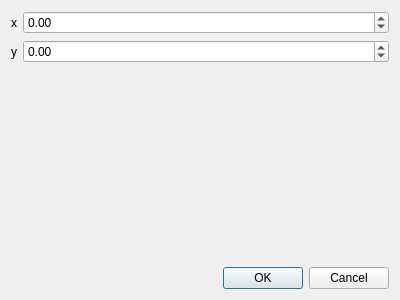
<?xml version="1.0" encoding="UTF-8"?>
<ui version="4.0">
 <class>PointDialog</class>
 <widget class="QDialog" name="PointDialog">
  <property name="geometry">
   <rect>
    <x>0</x>
    <y>0</y>
    <width>400</width>
    <height>300</height>
   </rect>
  </property>
  <property name="windowTitle">
   <string>Dialog</string>
  </property>
  <layout class="QFormLayout" name="formLayout">
   <item row="0" column="0">
    <widget class="QLabel" name="label_x">
     <property name="text">
      <string>x</string>
     </property>
    </widget>
   </item>
   <item row="1" column="0">
    <widget class="QLabel" name="label_y">
     <property name="text">
      <string>y</string>
     </property>
    </widget>
   </item>
   <item row="2" column="0" colspan="2">
    <spacer name="verticalSpacer">
     <property name="orientation">
      <enum>Qt::Vertical</enum>
     </property>
     <property name="sizeHint" stdset="0">
      <size>
       <width>20</width>
       <height>40</height>
      </size>
     </property>
    </spacer>
   </item>
   <item row="3" column="0" colspan="2">
    <widget class="QDialogButtonBox" name="buttonBox">
     <property name="orientation">
      <enum>Qt::Horizontal</enum>
     </property>
     <property name="standardButtons">
      <set>QDialogButtonBox::Cancel|QDialogButtonBox::Ok</set>
     </property>
    </widget>
   </item>
   <item row="1" column="1">
    <widget class="QDoubleSpinBox" name="doublespinbox_y">
     <property name="minimum">
      <double>-1000.000000000000000</double>
     </property>
     <property name="maximum">
      <double>1000.000000000000000</double>
     </property>
    </widget>
   </item>
   <item row="0" column="1">
    <widget class="QDoubleSpinBox" name="doublespinbox_x">
     <property name="minimum">
      <double>-1000.000000000000000</double>
     </property>
     <property name="maximum">
      <double>1000.000000000000000</double>
     </property>
    </widget>
   </item>
  </layout>
 </widget>
 <resources/>
 <connections>
  <connection>
   <sender>buttonBox</sender>
   <signal>accepted()</signal>
   <receiver>PointDialog</receiver>
   <slot>accept()</slot>
   <hints>
    <hint type="sourcelabel">
     <x>248</x>
     <y>254</y>
    </hint>
    <hint type="destinationlabel">
     <x>157</x>
     <y>274</y>
    </hint>
   </hints>
  </connection>
  <connection>
   <sender>buttonBox</sender>
   <signal>rejected()</signal>
   <receiver>PointDialog</receiver>
   <slot>reject()</slot>
   <hints>
    <hint type="sourcelabel">
     <x>316</x>
     <y>260</y>
    </hint>
    <hint type="destinationlabel">
     <x>286</x>
     <y>274</y>
    </hint>
   </hints>
  </connection>
 </connections>
</ui>
